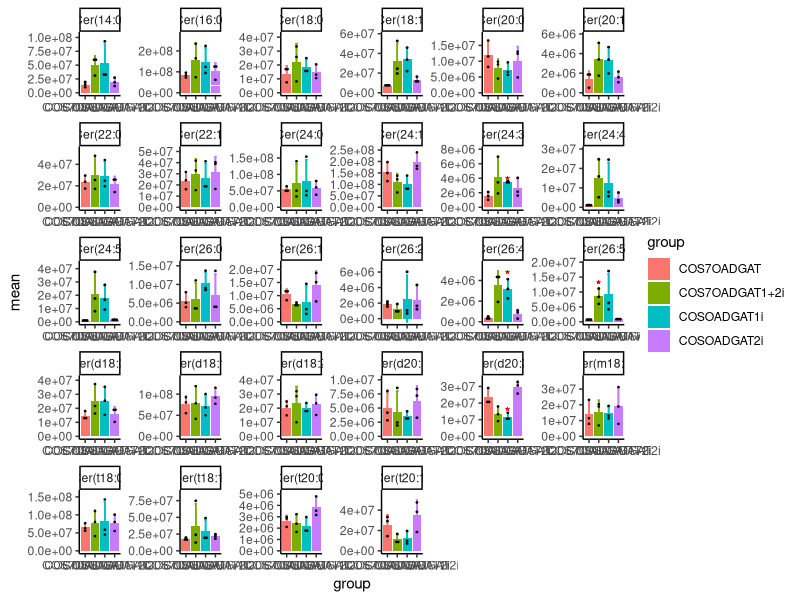
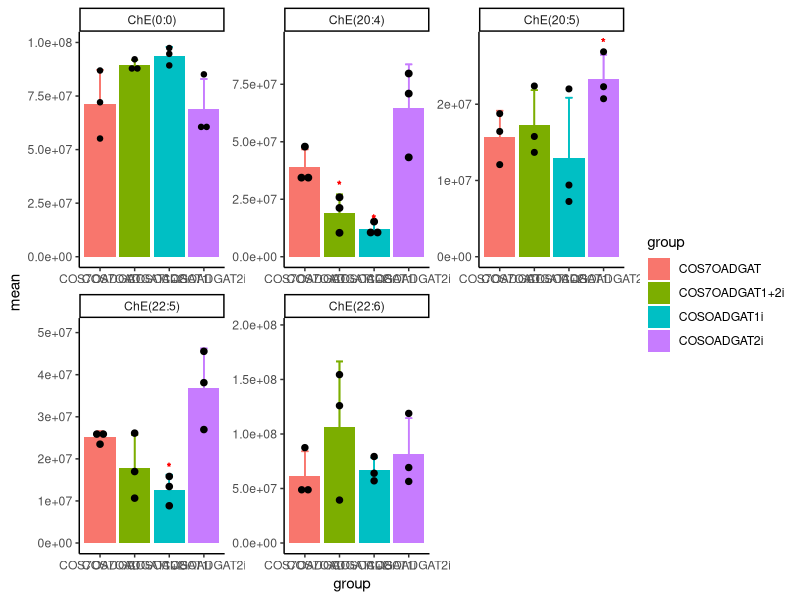
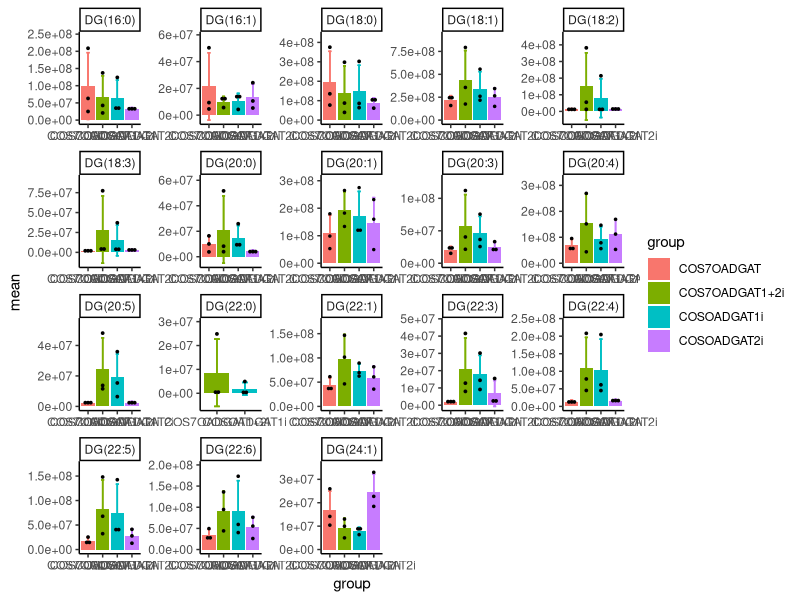
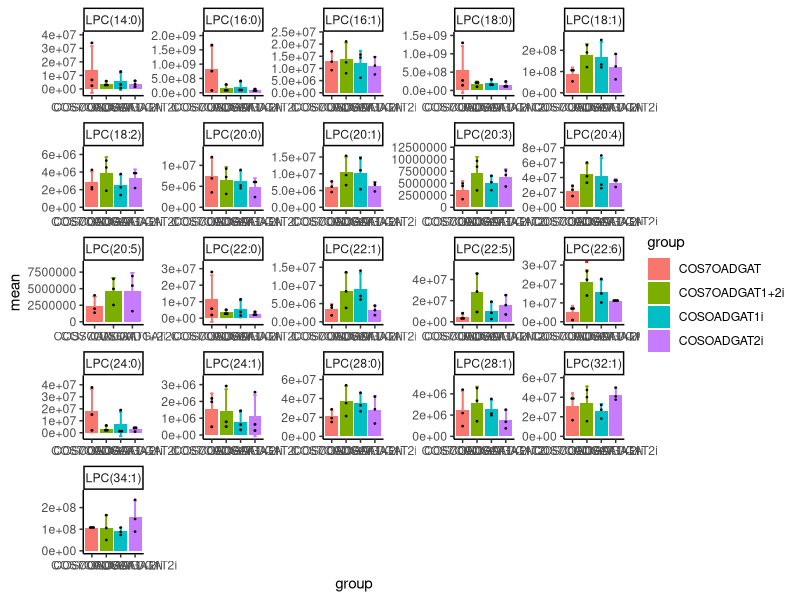
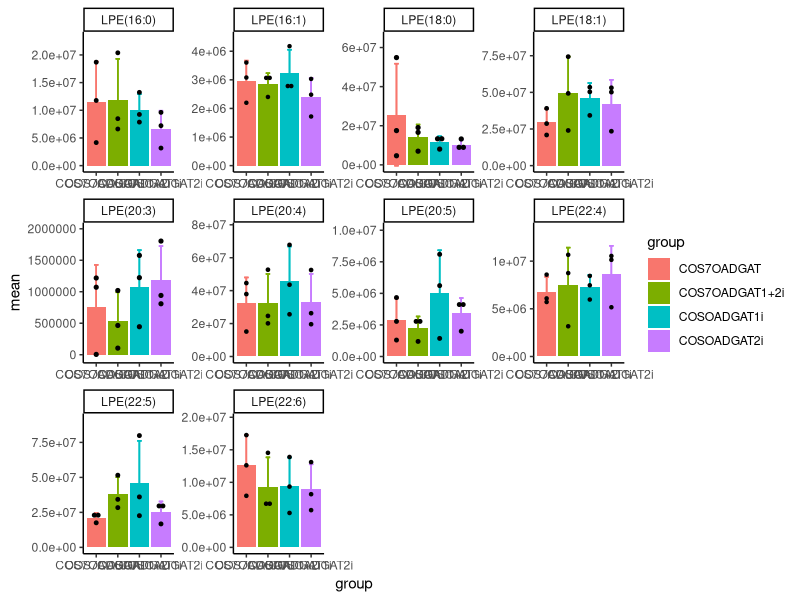
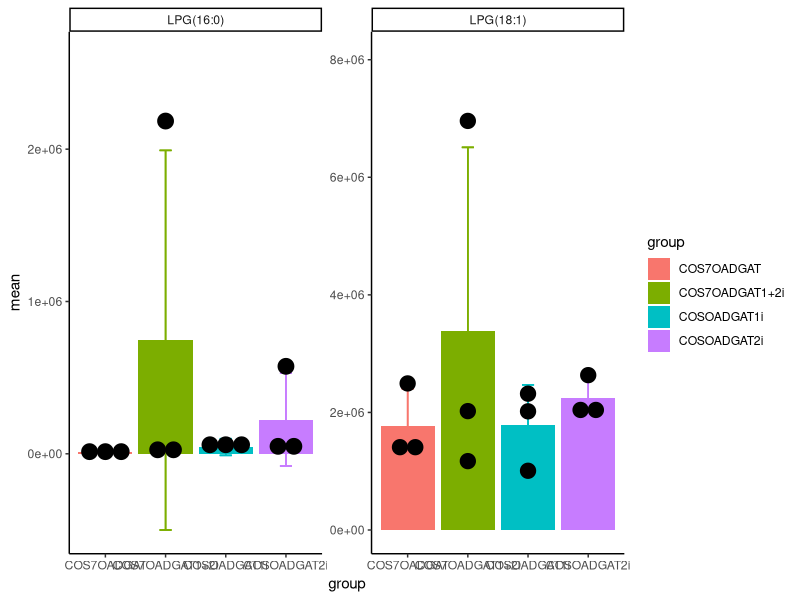
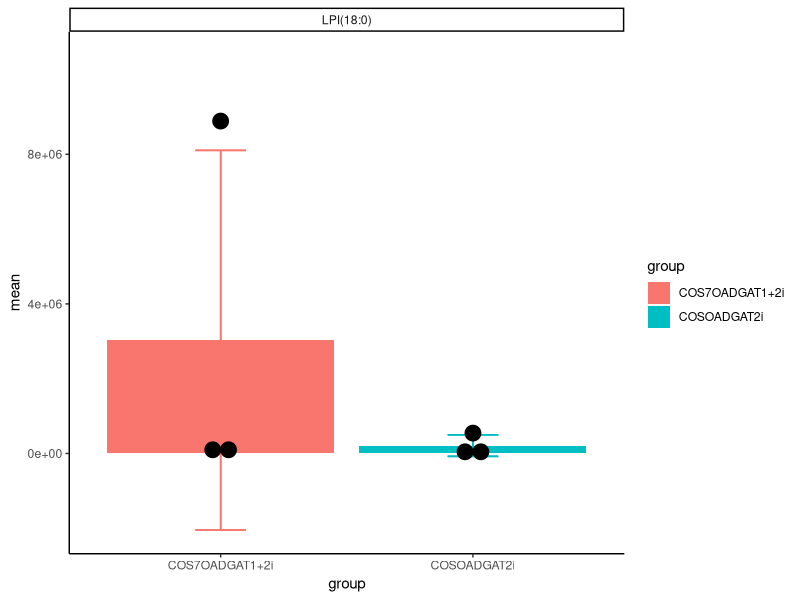
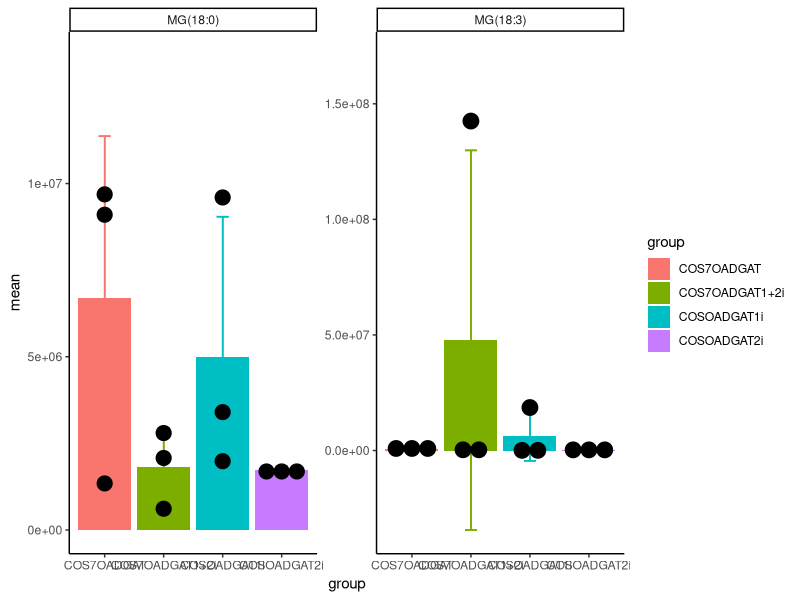

R code for these plots, in order:
### For LipidSearch data ###
### Client notes ###
### NOTE: First merge pos+neg data(if they are separate)
### NOTE1: Clients should add group info to the first line of the file. ###
### NOTE1: If using MS Excel, should follow the steps to get csv file: ###
### NOTE1: Click File->Export->Change File Type ->Choose "CSV" options ###
### NOTE1: Or may have some characters garbled, see NOTE1-ref in the code ###
### NOTE2: Clients should put control group should be on the first column ###
### NOTE3: Data should have the following columns: ###
### NOTE3: Class, FattyAcid ###
### NOTE4: Client should assign the following argument(s): ###
### NOTE4: plotInfo ###

### Loading data and environment settings ###
library(tidyverse)
options(stringsAsFactors = F)
setwd("D:/myLearning/lipGroup/riverGroup/integerateOmics/lipidPathways/newInspirationWork/procedure/github/testData/zsy_DGATinhibitors/cos7Data/input")
data <- read.csv("Cos7_integ.csv", skip = 1)
#NOTE1-ref: may have the first character garbled
allgroups <- scan("Cos7_integ.csv", what = "character", nlines = 1, sep = ",", quote = "\"")
notdataColsLen <- sum(allgroups == '')
allgroups <- allgroups[allgroups != '']
groupsLevel <- unique(allgroups)
nsamples <- table(factor(allgroups, levels = groupsLevel))
getSmapleName <- function(sam, n){
  seqs <- 1:n
  return(paste(sam, seqs, sep = "_"))
}
samplesName <- unlist(mapply(getSmapleName, groupsLevel, nsamples, SIMPLIFY = F))
colnames(data)[(notdataColsLen+1):(notdataColsLen+length(allgroups))] <- samplesName
#NOTE2-ref: should indicate the control group or set on the first column
controlGrp <- groupsLevel[1]

### Clean and Tidy the data ###
## Delete NA (or 0) value
# The lipid is not NA (or 0) at least one sample in a group remains
# ref: 3 samples in a group -- select <= 0.67(2/3) missing value
# ref: 5 samples in a group -- select <= 0.8(4/5) missing value
# Missing value will be replaced by 0
percent <- 0.67
data[is.na(data)] <- 0
data_intensity <- data[, -1:-notdataColsLen]
ind_ok <- apply(data_intensity == 0, 1, sum)/ncol(data_intensity) <= percent
data <- data[ind_ok, ]
# # Missing value will be replaced by half of the minimum positive value in the original data
# minInten <- min(data_intensity[data_intensity > 0], na.rm = T)/2
# data[data == 0] <- minInten
## Delete odd FA chain lipids
fas <- data$FattyAcid
m <- gregexpr("[0-9]*:", fas)
fachain <- regmatches(fas, m)
my.even <-  function(x){
  x <- gsub(":", "", x, perl = T)
  x <- as.numeric(x)
  result <- ifelse(sum(x %% 2) == 0, T, F)
  return(result)
}
ind <- lapply(fachain, my.even)
ind <- unlist(ind)
data <- data[ind, ]
## Only use the lipid class that the library exsists
lipClasses <- c("Cer", "ChE", "DG", "LPC", "LPE", "LPG", "LPI", 
                "MG", "PA", "PC", "PE", "PG", "PI", "PS", 
                "SM", "SPH", "TG", 
                "FA", "LPS", "CL")
#NOTE: class "CL" will not be considered later due to no occurence in the data
#NOTE: some Glycerophospholipids(eg, "PA", though they donnot occur in the data) will still be considered later due to their similar form to other Glycerophospholipids
Class <- data$Class
data_sub <- subset(data, subset = Class %in% lipClasses)
## Duplication handle
#Delete some "0:0" info
data_sub_all <- cbind(data_sub, 
                      lipidName = paste0(data_sub$Class, data_sub$FattyAcid))
data_sub_dup <- data_sub_all %>%
  group_by(lipidName) %>%
  filter(n() > 1)
data_sub_dup_list <- split(data_sub_dup, data_sub_dup$lipidName)
# Rule2: duplicated lipids in different modes- chooese stronger intensity
#        duplicated lipids in the same modes but have different adduct - choose stronger intensity
#        i.e. duplicated lipids all chooese stronger intensity
getSoloInten <- function(x){
  data <- x[, (notdataColsLen+1):(notdataColsLen+length(allgroups))]
  result <- rep(0, length(allgroups))
  for(i in 1:nrow(data)){
    one <- unlist(data[i, ])
    result <- ifelse(one > result, one, result)
  }
  return(result)
}
# End of rule2
data_sub_dup_soloInten <- sapply(data_sub_dup_list, getSoloInten)
# Merge duplication and single ones
data_sub_sing_allhandle <- data_sub_all %>%
  select(-c(1:all_of(notdataColsLen))) %>%
  group_by(lipidName) %>%
  filter(n() == 1) 
data_sub_sing_allhandle <- data_sub_sing_allhandle[, c((length(allgroups)+1), 1:length(allgroups))]
data_sub_dup_allhandle <- rownames_to_column(as.data.frame(t(data_sub_dup_soloInten)))
colnames(data_sub_dup_allhandle) <- colnames(data_sub_sing_allhandle)
data_sub_allhandle <- bind_rows(data_sub_sing_allhandle, data_sub_dup_allhandle)
## Normalize the data(PQN) (or not)
lipids <- data_sub_allhandle$lipidName
dataMatx <- subset(data_sub_allhandle, select = -lipidName)
dataMatx[dataMatx == 0] <- NA
## Uncomment the line below can be normalized
dataMatx <- dataMatx/apply(dataMatx/rowMeans(dataMatx, na.rm = TRUE), 2, median, na.rm = TRUE)
data_sub_allhandle <- cbind(lipidName = lipids, dataMatx, 
                            Class = gsub("(.*?)\\(.*", "\\1", data_sub_allhandle$lipidName))
## Seperate MS1 and MS2 lipids & Calculate itensity of lipid class containing FA chain info
# Get the FA info and MS1 info
getFAsInfo <- function(i){
  Class <- gsub("(.*?)\\(.*", "\\1", i, perl = T)
  if(Class %in% c("Cer", "SM", "SPH")){ 
    # Ignore "+O" info
    if(grepl("_", i)){
      spbase <- gsub(".*\\(([mdt][0-9]+:[0-9]+)_.*", "\\1", i, perl = T)
      fa <- gsub(".*_([0-9]+:[0-9]+)(\\+O)*.*", "\\1", i, perl = T)
      fas <- c(spbase, fa)
    } else {
      spall <- gsub(".*\\(([mdt][0-9]+:[0-9]+)(\\+O)*.*", "\\1", i, perl = T)
      fas <- spall
    }
  } else if(Class %in% c("FA", "MG", "DG", "TG", "PA", "PC", "PE", "PG", 
                         "PI", "PS", "LPA", "LPC", "LPE", "LPG", "LPI", 
                         "LPS", "ChE")){#will not contain "CL"
    # All ignore e/p(O-/P-) connection
    if(grepl("_", i)){
      fainfo <- gsub(".*\\((.*)\\)", "\\1", i)
      fas <- strsplit(fainfo, "[_/]")
      m <- gregexpr("[0-9]+:[0-9]+", fas)
      fas <- unlist(regmatches(as.character(fas), m))
    } else {
      m <- gregexpr("[0-9]+:[0-9]+", i)
      fas <- unlist(regmatches(i, m))
      ## ChE may have some 0:0 info 
      if(length(fas) == 0){
        fas <- "0:0"
      }
    }
  }
  n <- length(fas)
  if(n > 1){
    ms1 <- F
  } else{
    if(Class %in% c("Cer", "DG", "PA", "PC", "PE", "PG", "PI", "PS", "SM", "TG")){
      ms1 <- T
    } else {
      ms1 <- F
    }
  }
  result <- list(fas, ms1)
  names(result) <- c(Class, "ms1")
  return(result)
}
fasInfo <- lapply(lipids, getFAsInfo)
ms1Info <- sapply(fasInfo, function(x) x$ms1)
data_sub_allhandle <- cbind(data_sub_allhandle, ms1 = ms1Info)

### Tidy for and do Visualization ###
# Tidy and integrate itensity of lipid class containing FA chain info
## NOTE4-ref: client assigned argument - plotInfo
## NOTE4-ref: Choose a statistics type for later visualization
## NOTE4-ref: FA_info: Statistics fatty acid chain&unsaturated info 
## NOTE4-ref: all_info: Statistics all chain&unsaturated info 
plotInfo <- "FA_info"
lipid_subclass_handle <- data.frame()
if(plotInfo == "all_info"){
  # Use MS1 & MS2 to do the later statistics, code above should be commented manually
  for(i in 1:nrow(data_sub_allhandle)){
    # e,p connection info will be ignored
    fa <- fasInfo[[i]][[1]]
    chains <- sum(as.numeric(gsub(".*?([0-9]+):.*", "\\1", fa)))
    unsaturate <- sum(as.numeric(gsub(".*?:([0-9]+).*", "\\1", fa)))
    Class <- names(fasInfo[[i]][1])
    subclass <- paste0(Class, "(", chains, ":", unsaturate, ")")
    lipid_subclass_handle <- rbind(lipid_subclass_handle, 
                                   cbind(subclass = subclass, 
                                         bind_rows(replicate(length(subclass), data_sub_allhandle[i, ], simplify = FALSE))))
  }
}else if(plotInfo == "FA_info"){
  # Use MS2 to do the later statistics only
  for(i in 1:nrow(data_sub_allhandle)){
    # e,p connection info will be ignored
    fa <- fasInfo[[i]][[1]]
    Class <- names(fasInfo[[i]][1])
    subclass <- paste0(Class, "(", fa, ")")
    lipid_subclass_handle <- rbind(lipid_subclass_handle, 
                                   cbind(subclass = subclass, 
                                         bind_rows(replicate(length(subclass), data_sub_allhandle[i, ], simplify = FALSE))))
  }
  lipid_subclass_handle <- subset(lipid_subclass_handle, subset = ms1 == F)
}

## Use lipid_subclass_handle to calculate itensity of lipid class containing FA chain info(subclass)
## Visualize with the facet plot
lipid_subclass_stat <- lipid_subclass_handle %>%
  ungroup() %>%
  select(-ms1, -lipidName) %>%
  gather(key = "case", value = "lipidsum", -subclass, -Class) %>%
  group_by(subclass, case, Class) %>% 
  filter(!is.na(lipidsum)) %>%    #delete low abundance of the lipid signal
  summarise(lipidsum = sum(lipidsum) / n()) %>% #calc abundance of the lipid in a sample
  mutate(group = gsub("(.*?)_[0-9]+$", "\\1", case)) %>%
  ungroup() %>%
  group_by(group, subclass) %>%
  filter(n() >= 3) #if the lipid signal of one group are detected in no more than 2 samples, the lipid will be dropped
lipid_subclass_stat2 <- lipid_subclass_stat %>%
  group_by(subclass, group) %>%
  summarise(mean = mean(lipidsum) / n(), 
            realmean = mean(lipidsum) ,
            sd = sd(lipidsum))
lipid_subclass_stat_p <- split(lipid_subclass_stat, lipid_subclass_stat$subclass)
##!!!!!WARNING:: this p_value calculation may be not appropriate?
getPValue <- function(x){
  subclass <- unique(x$subclass)
  #Totally equal to t.test() one by one
  p <- pairwise.t.test(x$lipidsum, x$group, p.adjust.method = "none", pool.sd = F)$p.value
  p1 <- p[rownames(p) == controlGrp, ]
  if(length(p1) != 0){
  names(p1) <- colnames(p)
  }
  p2 <- p[, colnames(p) == controlGrp]
  if(length(p2) != 0){
  names(p2) <- rownames(p)
  }
  p_tidy <- c(p1, p2)
  p_tidy <- p_tidy[!is.na(p_tidy)]
  if(length(p_tidy) == 0){
    result <- NULL
  }else {
    result <- data.frame(
      group = c(names(p_tidy), controlGrp),
      p = c(p_tidy, NA), 
      subclass = subclass
    )
  }
  return(result)
}
lipid_subclass_stat3 <- lapply(lipid_subclass_stat_p, getPValue)
lipid_subclass_stat3 <- do.call(rbind, lipid_subclass_stat3)
lipid_subclass_integStat <- left_join(lipid_subclass_stat, lipid_subclass_stat2)
lipid_subclass_integStat <- left_join(lipid_subclass_integStat, lipid_subclass_stat3)
addSigLabel <- function(x){
  x[is.na(x)] <- 1
  label <- c('', "*", "**", "***")
  allLable <- ifelse(x >= 0.05, label[1], NA)
  allLable <- ifelse(x < 0.05 & x >= 0.01, label[2], allLable)
  allLable <- ifelse(x < 0.01 & x >= 0.001, label[3], allLable)
  allLable <- ifelse(x < 0.001, label[4], allLable)
}
sigLabel2 <- addSigLabel(lipid_subclass_integStat$p)
lipid_subclass_integStat <- cbind(lipid_subclass_integStat, sigLabel = sigLabel2)
for(i in lipClasses){
  oneLipClassData <- subset(lipid_subclass_integStat, 
                            subset = Class == i)
  if(nrow(oneLipClassData) != 0){
    ggplot(data = oneLipClassData, aes(x = group)) +
      geom_bar(aes(y = mean, fill = group), stat = "identity") +
      geom_errorbar(aes(ymin = realmean - sd, ymax = realmean + sd, color = group), width = 0.2) +
      geom_dotplot(aes(y = lipidsum), binaxis='y', stackdir='center') +
      geom_text(aes(y = realmean+1.5*sd, label = sigLabel),
                size = 3, fontface = "bold", color = "red") +
      theme_classic() +
      facet_wrap(~subclass, scales="free") 
    ggsave(paste0("../output/FAchainVisual/integPlot/", i, ".pdf"), dpi = 300, width = 15, height = 10)
  }
}

## Visualize with the tile plot
realmean <- lipid_subclass_stat2$realmean
names(realmean) <- lipid_subclass_stat2$group
getlog2FC <- function(x){
  cpr <- x[names(x) == controlGrp]
  if(length(cpr) != 0){
    res <- log2(x/cpr)
  }else{
    res <- rep(NA, length(x))
  }
}
log2FC <- unlist(tapply(realmean, lipid_subclass_stat2$subclass, getlog2FC))
lipid_subclass_stat_tile <- lipid_subclass_stat2 %>%
  left_join(lipid_subclass_stat3) %>%
  add_column(log2FC = log2FC) %>%
  #ignore other info(eg. e/p, d)
  mutate(chain = as.numeric(gsub(".*?([0-9]+):.*", "\\1", subclass)), 
         unsaturate = as.numeric(gsub(".*?:([0-9]+).*", "\\1", subclass)), 
         Class = gsub("(.*?)\\(.*", "\\1", subclass))
sigLabel3 <- addSigLabel(lipid_subclass_stat_tile$p)
lipid_subclass_stat_tile <- cbind(lipid_subclass_stat_tile, sigLabel = sigLabel3)
for(i in groupsLevel[groupsLevel != controlGrp]){
  oneGrpdata <- subset(lipid_subclass_stat_tile, 
                       subset = group == i & !is.na(log2FC))
  ggplot(oneGrpdata, aes(x = chain, y = unsaturate)) + 
    geom_tile(aes(fill = log2FC)) + 
    geom_text(aes(label = sigLabel),
              size = 3, fontface = "bold", color = "red") +
    theme(
      panel.background = element_rect(fill = "white"), 
      panel.grid.major = element_line(colour = "gray", linetype = "dashed")
    ) +
    facet_wrap(~Class) + 
    scale_x_continuous(breaks = seq(0, max(oneGrpdata$chain), 2))+
    xlab("Chain length") + 
    ylab("Chain unsaturation") + 
    scale_fill_gradient2(low = "blue",
                         mid = "white",
                         high = "red",
                         midpoint = 0) #+ 
  #geom_text(aes(label = ifelse(nmolecules > 1, nmolecules, 
  #                             "")))
  ggsave(paste0("../output/FAchainVisual/tilePlot/", i, ".pdf"), dpi = 300, width = 25, height = 10)
}



